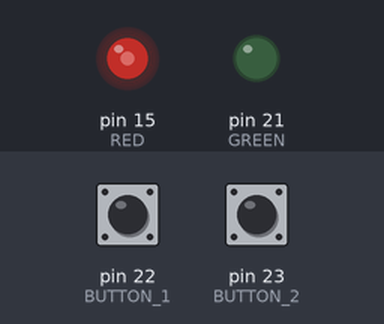
A sketch run on a simulated Arduino Mega 2560, built with avr-gcc and run on an emulated ATmega2560. Shown: output pins drawn as LEDs (lit = HIGH). The test bench sets the inputs (shaded band); at power-on: pin 23 (BUTTON_2) LOW, pin 22 (BUTTON_1) LOW.

Above: at 1.2 s.
1.3 s: pin 23 (BUTTON_2) pulled HIGH for 3.2 s
6.0 s: pin 22 (BUTTON_1) pulled HIGH for 0.15 s
9.0 s: pin 22 (BUTTON_1) pulled HIGH for 1 s
At 9.8 s:
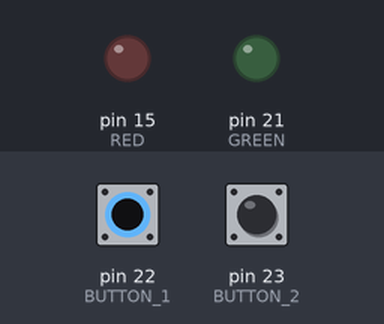
12.0 s: pin 22 (BUTTON_1) pulled HIGH for 3.2 s
17.9 s: pin 23 (BUTTON_2) pulled HIGH for 0.15 s
Timing chart, 0 to 21.9 s (numbered marks = the images above; inputs shaded):
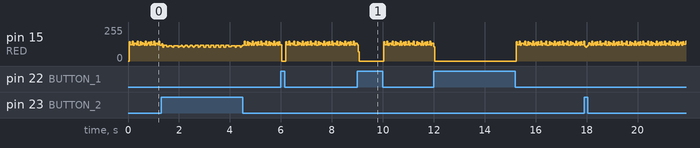

The sketch:

goferdusale.ino
```cpp
#define RED 15
#define GREEN 21
#define BUTTON_1 22
#define BUTTON_2 23
// PARAMETERS
const int a = 1200;
const int b = 600;
int c = 9;
const int d = 6500;
const int moDe = 1;
int blockWidth = 50;


// the setup function runs once when you press reset or power the board
void setup() {
  // initialize digital pin LED_BUILTIN as an output.
  pinMode(RED, OUTPUT);
  pinMode(GREEN, OUTPUT);
  pinMode(BUTTON_1, INPUT);
  pinMode(BUTTON_2, INPUT);

}

// the loop function runs over and over again forever
void loop() {

  if(digitalRead(BUTTON_1) == HIGH){
    while(1){


      if(digitalRead(BUTTON_1) == LOW)
        break;
      }

  }


  run_instructions();

}

void run_instructions() {


  digitalWrite(RED, LOW);
  digitalWrite(GREEN, HIGH);
  delayMicroseconds(blockWidth); // Block pulse up

    for(int i=0;i<c;i++){
      digitalWrite(GREEN, LOW); // Block pulse down
      digitalWrite(RED, HIGH); //pulses signal A
      delayMicroseconds(a+blockWidth*i);
      digitalWrite(RED, LOW);
      delayMicroseconds(b); //space between pulses
      if(digitalRead(BUTTON_2) == HIGH && i== c-4)
        break;


     }

  delayMicroseconds(d); //space between pulses blocks
}
```
